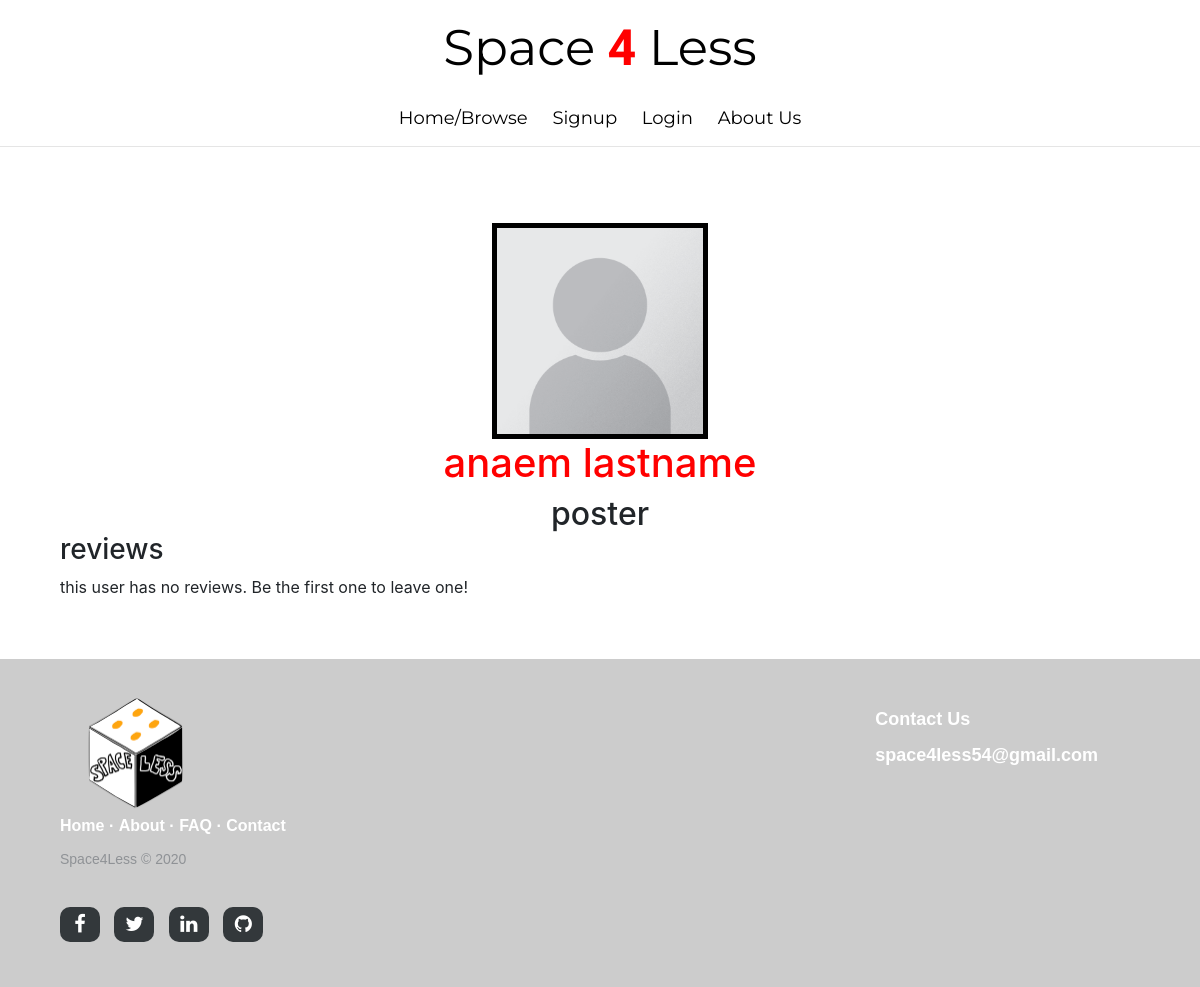
The page /profile/3 on the database its author committed.
### app/models.py (models this page shows, shortened)
class User(db.Model, UserMixin):
    __tablename__ = 'user'
    user_id = db.Column(db.Integer, primary_key=True)
    username = db.Column(db.String(250), nullable=False)
    first_name = db.Column(db.String(250), nullable=False)
    last_name = db.Column(db.String(250), nullable=False)
    email = db.Column(db.String(250), nullable=False)
    password = db.Column(db.String(200))
    image_file = db.Column(db.String(20), nullable=False, default='default-profile.png')
    roles = db.Column(db.String(20))
    posts = db.relationship('Post', backref='author', lazy=True)
    bookings = db.relationship('Book')
    comments = db.relationship('Comment')
    reviews = db.relationship('Review')

### app/main/routes.py (the view, shortened to what this page needs)
@bp_main.route("/profile/<userid>", methods=['GET', 'POST'])
def view_profile(userid):
    user = User.query.get(userid)
    reviews = Review.query.filter_by(property_owner_user_id=userid) \
        .join(User, Review.renter_user_id == User.user_id) \
        .add_columns(Review.content, Review.stars, Review.date_posted, User.username, User.image_file,
                     Review.review_id) \
        .all()
    sum = 0
    number_of_reviews = 0
    star_number_tot = {1: 0, 2: 0, 3: 0, 4: 0, 5: 0, 'total': 0}
    if len(reviews) == 0:
        average = 'there are no reviews at this time'
    return render_template('view_profile.html', user=user, reviews=reviews, average=average,
                           star_number=star_number_tot)

### app/templates/view_profile.html (shortened to what this page needs)
{% extends 'layout.html' %}
{% block content %}
    <img class="profile_picture"
         src="{{ url_for('static', filename='profile_pictures/' + user.image_file, width=50, height =50) }}">
    <h1>{{ user.first_name }} {{ user.last_name }}</h1>
    <h2 class="align_center">{{ user.username }}</h2>
    <h3>reviews</h3>
    {% if star_number['total']== 0 %}
        this user has no reviews. Be the first one to leave one!
    {% endif %}
    <br>
{% endblock content %}

### app/static/design.css (style rules this page uses)
.profile_picture { border: 5px solid black; margin: auto; display: block; max-width:20%; max-height:20%; width: auto; height: auto; }
.align_center { text-align: center; margin: auto; }
h1 { text-align: center; color:red; }
h2 { padding-left: 20%; padding-right: 20%; }
* { box-sizing: border-box; }

### rows shown on the page
User: image_file (placeholder picture), first_name "anaem", last_name "lastname", username "poster"
